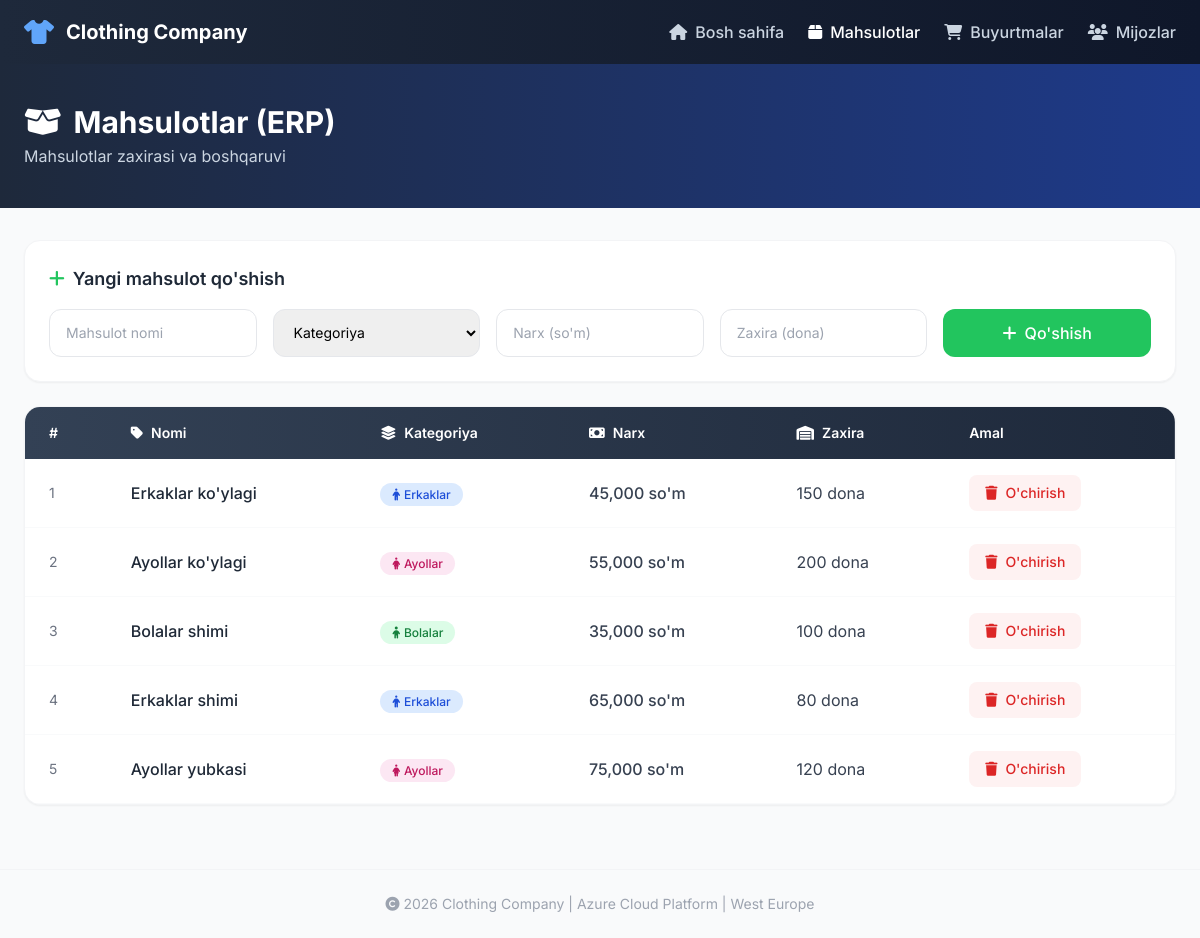
Page /products on the committed database.
### database.py (models this page shows)
class Product(Base):
    __tablename__ = "products"
    id = Column(Integer, primary_key=True, index=True)
    name = Column(String, nullable=False)
    category = Column(String, nullable=False)
    price = Column(Float, nullable=False)
    stock = Column(Integer, nullable=False)

### main.py (the view)
@app.get("/products", response_class=HTMLResponse)
async def products_page(request: Request, db: Session = Depends(get_db)):
    products = db.query(Product).all()
    return templates.TemplateResponse(
        request=request,
        name="products.html",
        context={"products": products}
    )

### templates/products.html (shortened to what this page needs)
<!DOCTYPE html>
<html lang="uz">
<head>
    <script src="https://cdn.tailwindcss.com"></script>
    <link rel="stylesheet" href="https://cdnjs.cloudflare.com/ajax/libs/font-awesome/6.5.0/css/all.min.css">
</head>
<body class="bg-gray-50 min-h-screen">
    <nav class="bg-gradient-to-r from-slate-800 to-slate-900 shadow-lg">
        <div class="max-w-7xl mx-auto px-6 py-4 flex justify-between items-center">
            <div class="flex items-center gap-3">
                <i class="fa-solid fa-shirt text-blue-400 text-2xl"></i>
                <span class="text-white font-bold text-xl">Clothing Company</span>
            </div>
            <div class="flex gap-6">
                <a href="/" class="text-slate-300 hover:text-white font-medium transition flex items-center gap-2"><i class="fa-solid fa-house"></i> Bosh sahifa</a>
                <a href="/products" class="text-white font-medium transition flex items-center gap-2"><i class="fa-solid fa-box"></i> Mahsulotlar</a>
                <a href="/orders" class="text-slate-300 hover:text-white font-medium transition flex items-center gap-2"><i class="fa-solid fa-cart-shopping"></i> Buyurtmalar</a>
                <a href="/customers" class="text-slate-300 hover:text-white font-medium transition flex items-center gap-2"><i class="fa-solid fa-users"></i> Mijozlar</a>
            </div>
        </div>
    </nav>
    <div class="bg-gradient-to-r from-slate-800 to-blue-900 text-white py-10 px-6">
        <div class="max-w-7xl mx-auto">
            <h1 class="text-3xl font-bold flex items-center gap-3">
                <i class="fa-solid fa-box-open"></i> Mahsulotlar (ERP)
            </h1>
            <p class="text-slate-300 mt-1">Mahsulotlar zaxirasi va boshqaruvi</p>
        </div>
    </div>
    <div class="max-w-7xl mx-auto px-6 py-8">
        <div class="bg-white rounded-2xl shadow-sm border border-gray-100 p-6 mb-6">
            <h3 class="font-semibold text-gray-800 text-lg mb-4 flex items-center gap-2">
                <i class="fa-solid fa-plus text-green-500"></i> Yangi mahsulot qo'shish
            </h3>
            <form action="/products/add" method="post">
                <div class="grid grid-cols-2 md:grid-cols-5 gap-4">
                    <input type="text" name="name" placeholder="Mahsulot nomi" required
                        class="border border-gray-200 rounded-xl px-4 py-3 text-sm focus:outline-none focus:ring-2 focus:ring-blue-300">
                    <select name="category" required
                        class="border border-gray-200 rounded-xl px-4 py-3 text-sm focus:outline-none focus:ring-2 focus:ring-blue-300">
                        <option value="">Kategoriya</option>
                    </select>
                    <input type="number" name="price" placeholder="Narx (so'm)" required
                        class="border border-gray-200 rounded-xl px-4 py-3 text-sm focus:outline-none focus:ring-2 focus:ring-blue-300">
                    <input type="number" name="stock" placeholder="Zaxira (dona)" required
                        class="border border-gray-200 rounded-xl px-4 py-3 text-sm focus:outline-none focus:ring-2 focus:ring-blue-300">
                    <button type="submit"
                        class="bg-green-500 hover:bg-green-600 text-white font-medium px-6 py-3 rounded-xl transition flex items-center justify-center gap-2">
                        <i class="fa-solid fa-plus"></i> Qo'shish
                    </button>
                </div>
            </form>
        </div>
        <div class="bg-white rounded-2xl shadow-sm border border-gray-100 overflow-hidden">
            <table class="w-full">
                <thead>
                    <tr class="bg-gradient-to-r from-slate-700 to-slate-800 text-white">
                        <th class="px-6 py-4 text-left text-sm font-semibold">#</th>
                        <th class="px-6 py-4 text-left text-sm font-semibold"><i class="fa-solid fa-tag mr-2"></i>Nomi</th>
                        <th class="px-6 py-4 text-left text-sm font-semibold"><i class="fa-solid fa-layer-group mr-2"></i>Kategoriya</th>
                        <th class="px-6 py-4 text-left text-sm font-semibold"><i class="fa-solid fa-money-bill mr-2"></i>Narx</th>
                        <th class="px-6 py-4 text-left text-sm font-semibold"><i class="fa-solid fa-warehouse mr-2"></i>Zaxira</th>
                        <th class="px-6 py-4 text-left text-sm font-semibold">Amal</th>
                    </tr>
                </thead>
                <tbody>
                    {% for product in products %}
                    <tr class="border-b border-gray-50 hover:bg-gray-50 transition">
                        <td class="px-6 py-4 text-gray-500 text-sm">{{ product.id }}</td>
                        <td class="px-6 py-4 font-medium text-gray-800">{{ product.name }}</td>
                        <td class="px-6 py-4">
                            {% if product.category == 'Erkaklar' %}
                            <span class="bg-blue-100 text-blue-700 px-3 py-1 rounded-full text-xs font-medium"><i class="fa-solid fa-person mr-1"></i>{{ product.category }}</span>
                            {% elif product.category == 'Ayollar' %}
                            <span class="bg-pink-100 text-pink-700 px-3 py-1 rounded-full text-xs font-medium"><i class="fa-solid fa-person-dress mr-1"></i>{{ product.category }}</span>
                            {% else %}
                            <span class="bg-green-100 text-green-700 px-3 py-1 rounded-full text-xs font-medium"><i class="fa-solid fa-child mr-1"></i>{{ product.category }}</span>
                            {% endif %}
                        </td>
                        <td class="px-6 py-4 text-gray-700 font-medium">{{ "{:,.0f}".format(product.price) }} so'm</td>
                        <td class="px-6 py-4 text-gray-700">{{ product.stock }} dona</td>
                        <td class="px-6 py-4">
                            <a href="/products/delete/{{ product.id }}"
                                class="bg-red-50 hover:bg-red-100 text-red-600 px-4 py-2 rounded-lg text-sm font-medium transition flex items-center gap-2 w-fit">
                                <i class="fa-solid fa-trash"></i> O'chirish
                            </a>
                        </td>
                    </tr>
                    {% endfor %}
                </tbody>
            </table>
        </div>
    </div>
    <footer class="text-center py-6 text-gray-400 text-sm mt-8 border-t border-gray-100">
        <i class="fa-solid fa-copyright"></i> 2026 Clothing Company | Azure Cloud Platform | West Europe
    </footer>
</body>
</html>

### templates/products.html (style rules this page uses)
body { font-family: 'Inter', sans-serif; }

### rows in the picture
Product: id "1", name "Erkaklar ko'ylagi", category "Erkaklar", price "45,000", stock "150"
Product: id "2", name "Ayollar ko'ylagi", category "Ayollar", price "55,000", stock "200"
Product: id "3", name "Bolalar shimi", category "Bolalar", price "35,000", stock "100"
Product: id "4", name "Erkaklar shimi", category "Erkaklar", price "65,000", stock "80"
Product: id "5", name "Ayollar yubkasi", category "Ayollar", price "75,000", stock "120"
